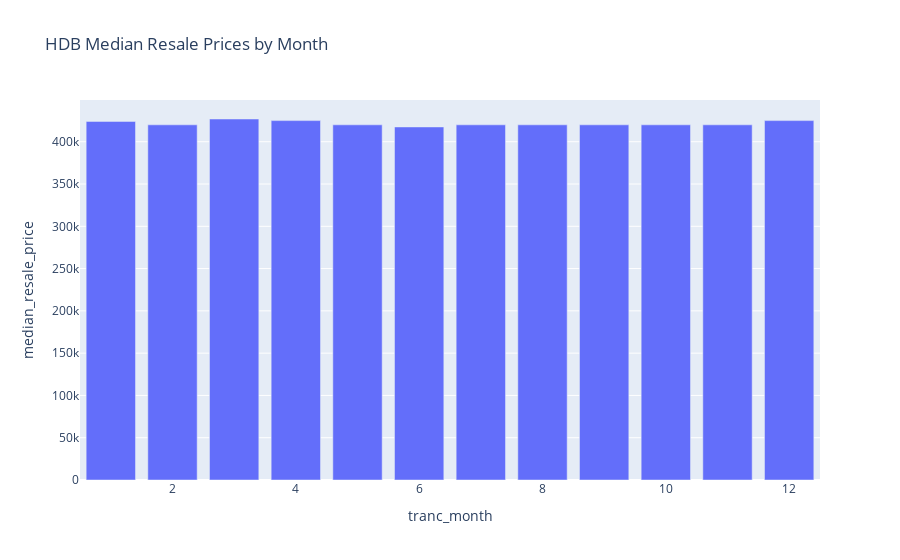

The notebook cell this image was saved under:
### Code cell
fig = px.bar(df_month,
              x='tranc_month',
              y='median_resale_price',
              title='HDB Median Resale Prices by Month',
              labels={'Tranc_Month': 'Resale Month', 'resale_price': 'Median Resale Price (SGD)'}
             )

fig.show()

### Figure 1 — Plotly figure (JSON) as saved in the notebook; plotly's stock layout.template omitted (floating-point values rounded to 4 significant figures)
{"data": [{"hovertemplate": "tranc_month=%{x}<br>median_resale_price=%{y}<extra></extra>", "legendgroup": "", "marker": {"color": "#636efa", "pattern": {"shape": ""}}, "name": "", "orientation": "v", "showlegend": false, "textposition": "auto", "type": "bar", "x": [1, 2, 3, 4, 5, 6, 7, 8, 9, 10, 11, 12], "xaxis": "x", "y": [424000.0, 420000.0, 426900.0, 425000.0, 420000.0, 417500.0, 420000.0, 420000.0, 420000.0, 420000.0, 420000.0, 425000.0], "yaxis": "y"}], "layout": {"barmode": "relative", "legend": {"tracegroupgap": 0}, "title": {"text": "HDB Median Resale Prices by Month"}, "xaxis": {"anchor": "y", "domain": [0, 1], "title": {"text": "tranc_month"}}, "yaxis": {"anchor": "x", "domain": [0, 1], "title": {"text": "median_resale_price"}}}}
